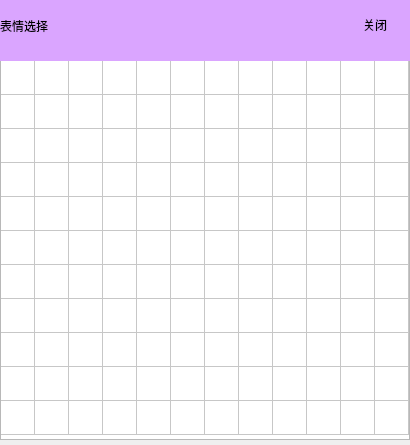
<?xml version="1.0" encoding="UTF-8"?>
<ui version="4.0">
 <class>FaceDialog</class>
 <widget class="QDialog" name="FaceDialog">
  <property name="geometry">
   <rect>
    <x>0</x>
    <y>0</y>
    <width>410</width>
    <height>445</height>
   </rect>
  </property>
  <property name="windowTitle">
   <string>FaceDialog</string>
  </property>
  <widget class="QTableWidget" name="tableWidget">
   <property name="geometry">
    <rect>
     <x>0</x>
     <y>60</y>
     <width>410</width>
     <height>380</height>
    </rect>
   </property>
   <property name="rowCount">
    <number>11</number>
   </property>
   <property name="columnCount">
    <number>12</number>
   </property>
   <attribute name="horizontalHeaderVisible">
    <bool>false</bool>
   </attribute>
   <attribute name="horizontalHeaderMinimumSectionSize">
    <number>25</number>
   </attribute>
   <attribute name="horizontalHeaderDefaultSectionSize">
    <number>34</number>
   </attribute>
   <attribute name="verticalHeaderVisible">
    <bool>false</bool>
   </attribute>
   <attribute name="verticalHeaderMinimumSectionSize">
    <number>25</number>
   </attribute>
   <attribute name="verticalHeaderDefaultSectionSize">
    <number>34</number>
   </attribute>
   <row/>
   <row/>
   <row/>
   <row/>
   <row/>
   <row/>
   <row/>
   <row/>
   <row/>
   <row/>
   <row/>
   <column/>
   <column/>
   <column/>
   <column/>
   <column/>
   <column/>
   <column/>
   <column/>
   <column/>
   <column/>
   <column/>
   <column/>
  </widget>
  <widget class="QWidget" name="widget" native="true">
   <property name="geometry">
    <rect>
     <x>0</x>
     <y>-10</y>
     <width>410</width>
     <height>71</height>
    </rect>
   </property>
   <property name="styleSheet">
    <string notr="true">background-color: rgb(218,165,255);</string>
   </property>
   <layout class="QHBoxLayout" name="horizontalLayout">
    <item>
     <widget class="QLabel" name="label">
      <property name="styleSheet">
       <string notr="true">font: 12pt &quot;Arial&quot;;
</string>
      </property>
      <property name="text">
       <string>表情选择</string>
      </property>
     </widget>
    </item>
    <item>
     <widget class="QToolButton" name="btnClose">
      <property name="minimumSize">
       <size>
        <width>70</width>
        <height>50</height>
       </size>
      </property>
      <property name="styleSheet">
       <string notr="true">font: 11pt &quot;Arial&quot;;
background-color: rgb(218,165,255);
border:0px</string>
      </property>
      <property name="text">
       <string>关闭</string>
      </property>
      <property name="iconSize">
       <size>
        <width>50</width>
        <height>50</height>
       </size>
      </property>
     </widget>
    </item>
   </layout>
  </widget>
 </widget>
 <resources/>
 <connections/>
</ui>
